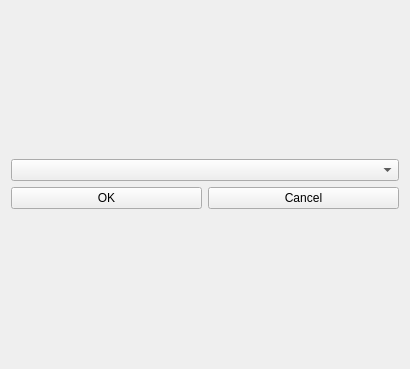
<?xml version="1.0" encoding="UTF-8"?>
<ui version="4.0">
 <class>AddStudentWidget</class>
 <widget class="QWidget" name="AddStudentWidget">
  <property name="geometry">
   <rect>
    <x>0</x>
    <y>0</y>
    <width>410</width>
    <height>369</height>
   </rect>
  </property>
  <property name="windowTitle">
   <string>Form</string>
  </property>
  <layout class="QGridLayout" name="gridLayout">
   <item row="0" column="0">
    <layout class="QVBoxLayout" name="verticalLayout">
     <item>
      <widget class="QComboBox" name="comboBox"/>
     </item>
     <item>
      <layout class="QHBoxLayout" name="horizontalLayout">
       <property name="sizeConstraint">
        <enum>QLayout::SetDefaultConstraint</enum>
       </property>
       <item>
        <widget class="QPushButton" name="okPushButton">
         <property name="text">
          <string>OK</string>
         </property>
        </widget>
       </item>
       <item>
        <widget class="QPushButton" name="cancelPushButton">
         <property name="text">
          <string>Cancel</string>
         </property>
        </widget>
       </item>
      </layout>
     </item>
    </layout>
   </item>
  </layout>
 </widget>
 <resources/>
 <connections/>
</ui>
